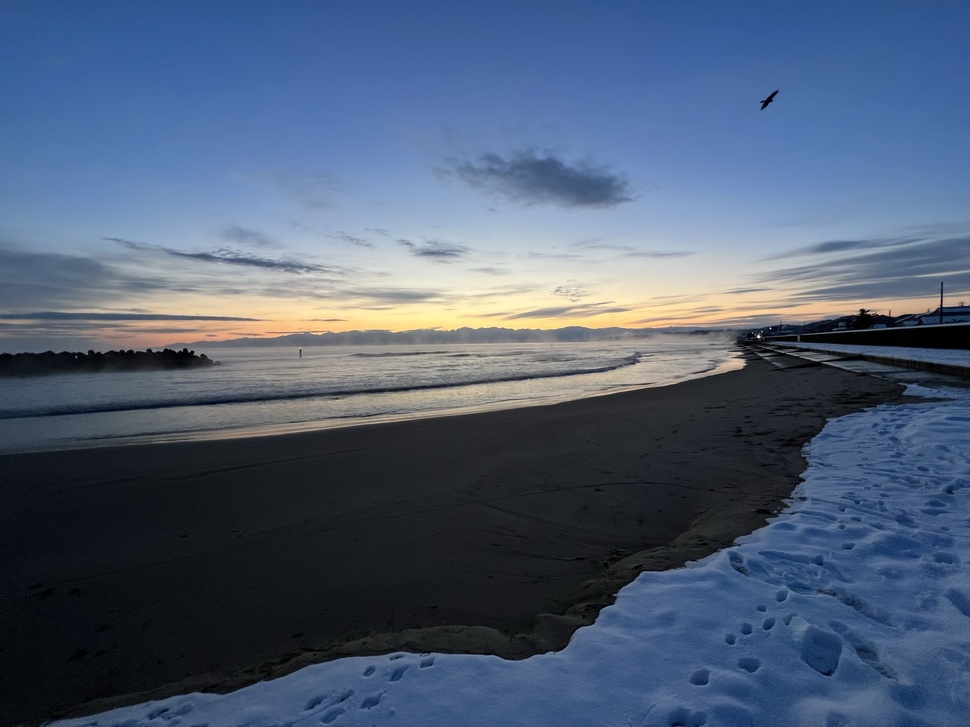
#> input picture cli_app/input/IMG_6350.JPEG, 970 x 727 px, shrunk from 2048 x 1536 before the run; its folder holds only this picture in this run
$ python main.py
#> lines starting #> are read from the running program, lines starting #| are printed output that depends on the picture; after the words box and inside, x2 and y2 are one past the last pixel; in counts of white or black regions, pixels touching at a corner belong together
#> further down, image is the input picture: PIL image 970x727 RGB; mean R, G, B 78.3, 93.5, 117.5
import os
import cv2
import numpy as np
from PIL import Image

# パラメータのプリセット（テンプレート）
PARAMETER_SETS = {
    "default": {"saturation": 2, "level": 8, "smooth_strength": 50, "edge_strength": 0.4},
    "realistic": {"saturation": 1.5, "level": 12, "smooth_strength": 70, "edge_strength": 0.3},
    "anime_style": {"saturation": 2.5, "level": 6, "smooth_strength": 40, "edge_strength": 0.5},
    "monochrome": {"saturation": 1.2, "level": 4, "smooth_strength": 80, "edge_strength": 0.2},
}

def convert_to_anime_style(image: Image.Image, saturation=2, level=8, smooth_strength=50, edge_strength=0.4) -> Image.Image:
    """
    画像をアニメ風に変換する関数
    :param image: 入力画像（PIL Image）
    :param saturation: 彩度の倍率
    :param level: ポスタリゼーションの色レベル
    :param smooth_strength: 平滑化の強さ（0-100）
    :param edge_strength: エッジ保持の強さ（0.0-1.0）
    :return: 変換後のアニメ調画像（PIL Image）
    """
#> called with saturation = 2, level = 8, smooth_strength = 50, edge_strength = 0.4
    # PIL -> OpenCV (RGB->BGR)
    cv_image = np.array(image)
    cv_image = cv2.cvtColor(cv_image, cv2.COLOR_RGB2BGR)

    # 1) 彩度を上げる
    hsv = cv2.cvtColor(cv_image, cv2.COLOR_BGR2HSV)
#> hsv: shape (727, 970, 3); mean H, S, V 98.9, 94.9, 121
    hsv[..., 1] = np.clip(hsv[..., 1] * saturation, 0, 255)
#> hsv: shape (727, 970, 3); mean H, S, V 98.9, 110.2, 121
    saturated = cv2.cvtColor(hsv, cv2.COLOR_HSV2BGR)
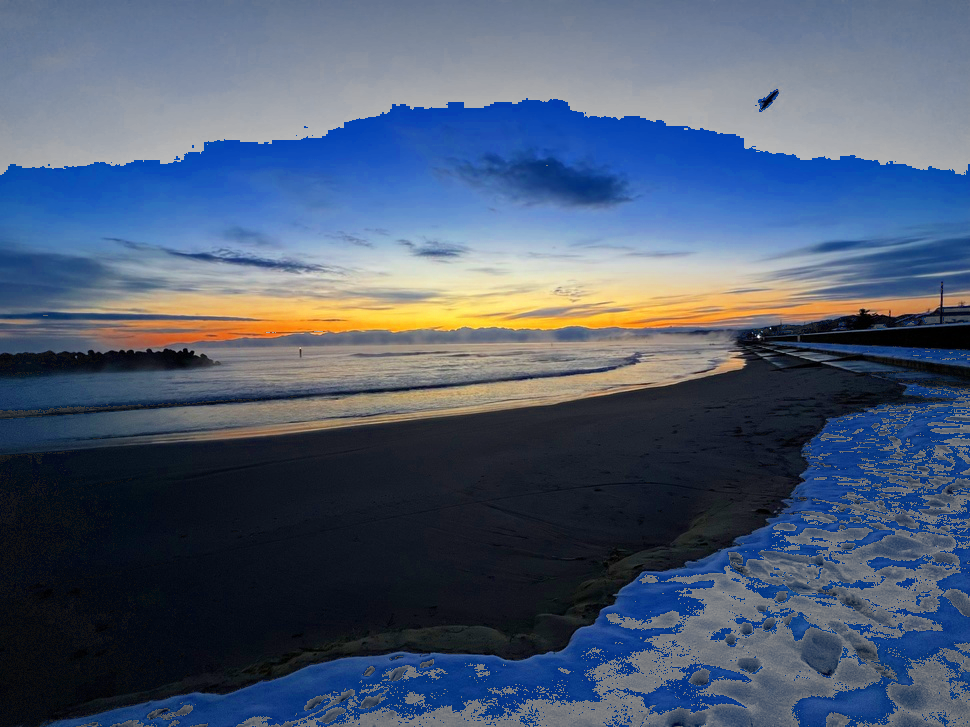
#> saturated: shape (727, 970, 3); mean B, G, R 114, 91.2, 76.7

    # 2) エッジを保ったまま平滑化（新しいパラメータ）
    sigma_s = smooth_strength  # 50以上でのっぺり感が増す
    sigma_r = max(0.01, edge_strength)  # 0.0にするとエラーになるので最小値を設定
    smooth = cv2.edgePreservingFilter(saturated, flags=1, sigma_s=sigma_s, sigma_r=sigma_r)

    # 3) ポスタリゼーション（ビット落とし）
    step = 256 // level  # 色レベルに応じた量子化ステップ
    poster = (smooth // step) * step
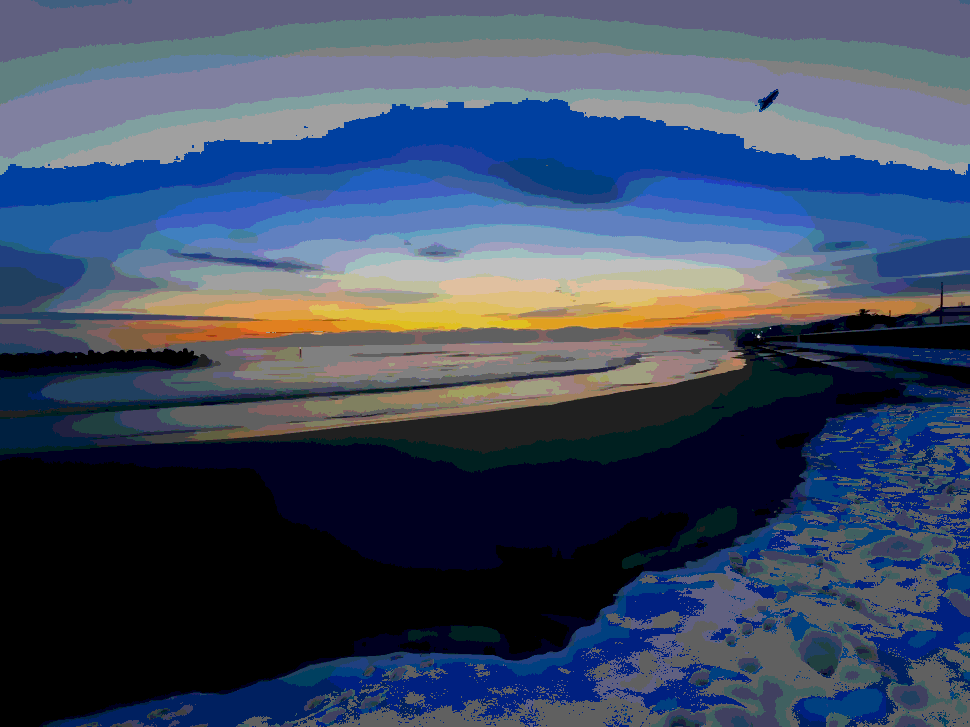
#> poster: shape (727, 970, 3); mean B, G, R 98.2, 74.6, 61.4
    poster = np.clip(poster, 0, 255).astype(np.uint8)

    # 4) 線画抽出 (Canny)
    gray = cv2.cvtColor(poster, cv2.COLOR_BGR2GRAY)
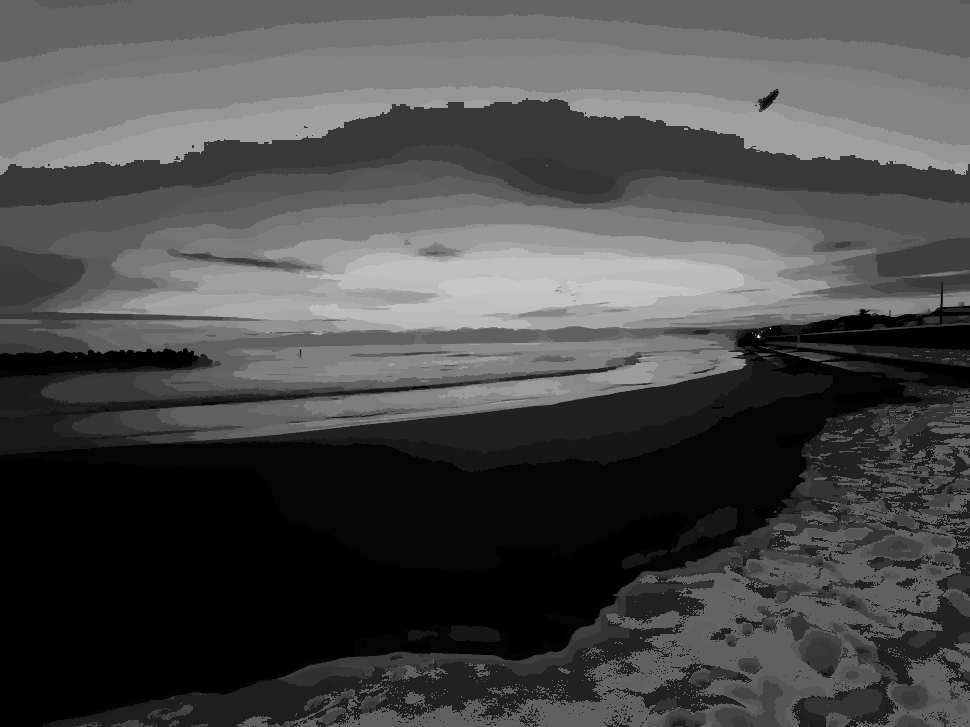
#> gray: shape (727, 970); min 0, max 224, mean 73.4
    edges = cv2.Canny(gray, 100, 200)
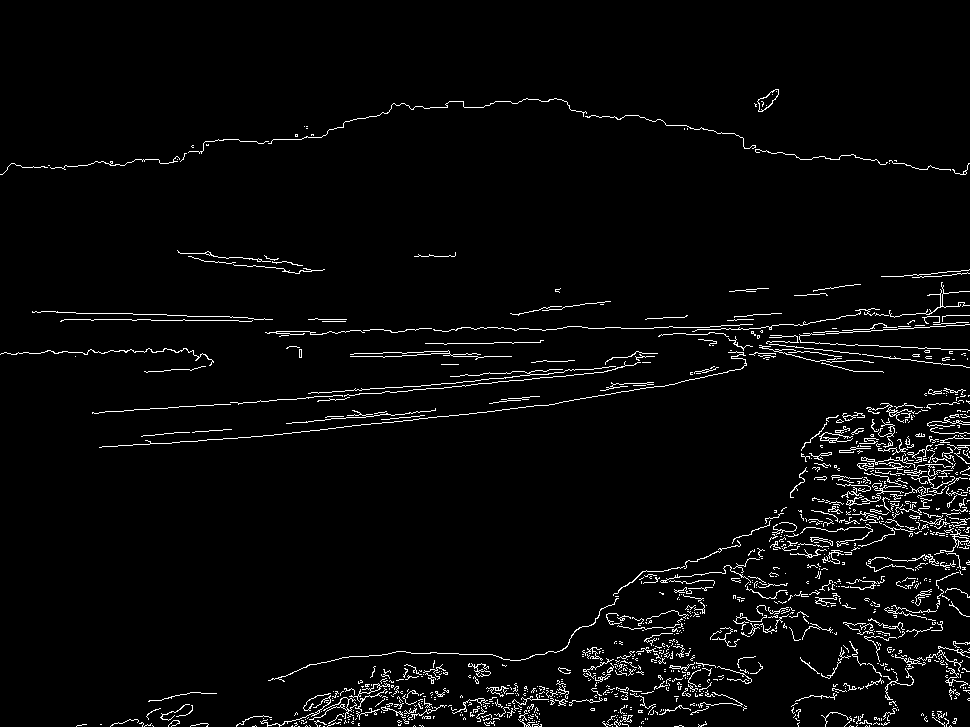
#> edges: shape (727, 970); 3.3% white in thin lines or dots, all inside (x1, y1, x2, y2) = (0, 89, 970, 727)

    # 線画を反転しておく
    edges_inv = cv2.bitwise_not(edges)
    edges_inv_colored = cv2.cvtColor(edges_inv, cv2.COLOR_GRAY2BGR)

    # 5) 線画を重ねる
    anime_image = cv2.bitwise_and(poster, edges_inv_colored)
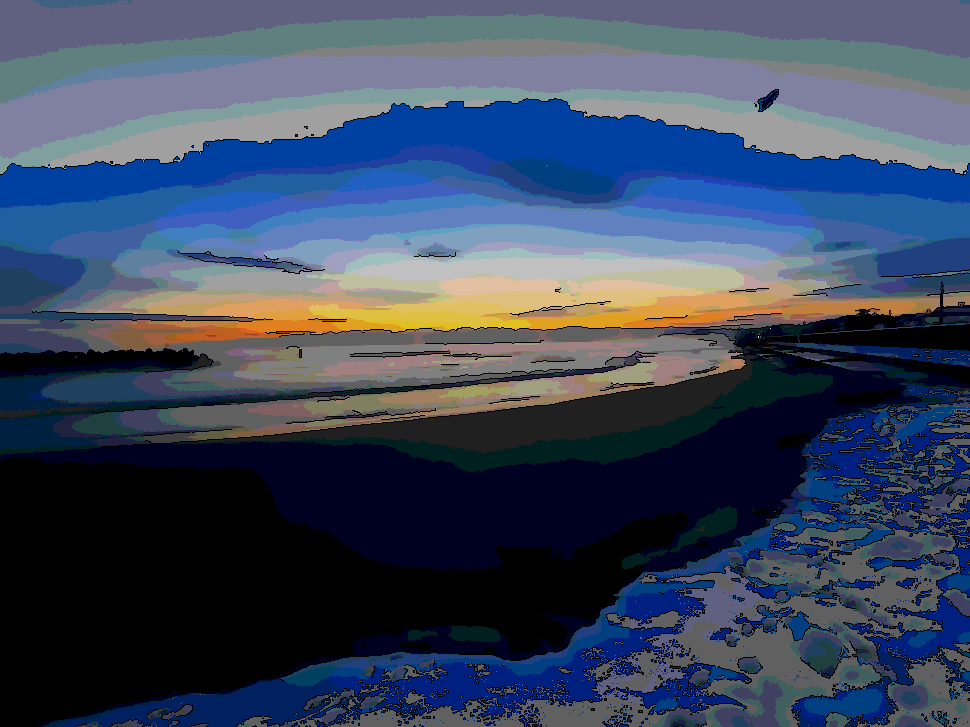
#> anime_image: shape (727, 970, 3); mean B, G, R 94.9, 72.2, 59.5

    # OpenCV -> PIL (BGR->RGB)
    return Image.fromarray(cv2.cvtColor(anime_image, cv2.COLOR_BGR2RGB))

if __name__ == "__main__":
    input_dir = "./input"
    output_dir = "./output"

    # 出力フォルダを作成（既にあればスキップ）
    os.makedirs(output_dir, exist_ok=True)

    # 画像ファイルの拡張子リスト
    valid_extensions = (".jpg", ".jpeg", ".png", ".bmp")

    # `./input/` 内のすべての画像を処理
    for filename in os.listdir(input_dir):
        if filename.lower().endswith(valid_extensions):
            input_path = os.path.join(input_dir, filename)

            # すべてのパターンで変換
            for pattern_name, params in PARAMETER_SETS.items():
                # 各パターンごとにサブフォルダ作成
                pattern_output_dir = os.path.join(output_dir, pattern_name)
                os.makedirs(pattern_output_dir, exist_ok=True)

                output_path = os.path.join(pattern_output_dir, filename)

                print(f"Processing: {input_path} -> {output_path} ({pattern_name})")

                # 画像を読み込み
                image = Image.open(input_path)

                # アニメ調に変換
                anime_image = convert_to_anime_style(image, **params)

                # 保存
                anime_image.save(output_path)

    print(f"✅ すべての画像を {output_dir} に保存しました！")
